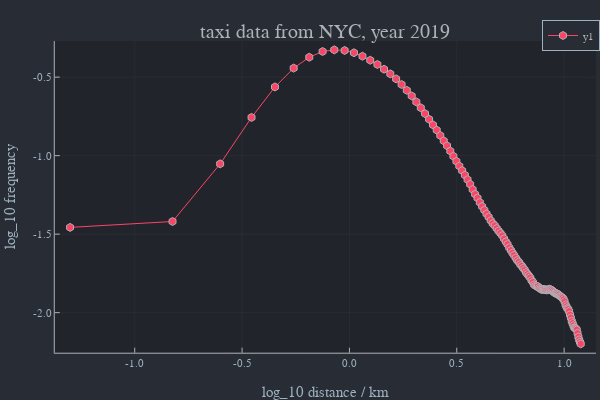

Write notebook code for a chart like this one.
### Markdown cell above
#### log-log histogram

### Code cell
#log-log
logd1=log.(10,his[1])
logd2=log.(10,his[2])
plot(logd1,logd2,marker=:hex,xlab="log_10 distance / km",ylab="log_10 frequency",title="taxi data from NYC, year 2019")

### Figure 1 — Plotly figure (JSON) as saved in the notebook; plotly's stock layout.template omitted (floating-point values rounded to 4 significant figures)
{"data": [{"colorbar": {"title": ""}, "legendgroup": "y1", "line": {"color": "rgba(254, 67, 101, 1.000)", "dash": "solid", "shape": "linear", "width": 1}, "marker": {"color": "rgba(254, 67, 101, 1.000)", "line": {"color": "rgba(173, 178, 183, 1.000)", "width": 1}, "size": 8, "symbol": "hexagon"}, "mode": "lines+markers", "name": "y1", "showlegend": true, "type": "scatter", "x": [-1.301, -0.8239, -0.6021, -0.4559, -0.3468, -0.2596, -0.1871, -0.1249, -0.07058, -0.02228, 0.02119, 0.0607, 0.09691, 0.1303, 0.1614, 0.1903, 0.2175, 0.243, 0.2672, 0.29, 0.3118, 0.3324, 0.3522, 0.3711, 0.3892, 0.4065, 0.4232, 0.4393, 0.4548, 0.4698, 0.4843, 0.4983, 0.5119, 0.525, 0.5378, 0.5502, 0.5623, 0.574, 0.5855, 0.5966, 0.6075, 0.618, 0.6284, 0.6385, 0.6484, 0.658, 0.6675, 0.6767, 0.6857, 0.6946, 0.7033, 0.7118, 0.7202, 0.7284, 0.7364, 0.7443, 0.752, 0.7597, 0.7672, 0.7745, 0.7818, 0.7889, 0.7959, 0.8028, 0.8096, 0.8162, 0.8228, 0.8293, 0.8357, 0.842, 0.8482, 0.8543, 0.8603, 0.8663, 0.8722, 0.8779, 0.8837, 0.8893, 0.8949, 0.9004, 0.9058, 0.9112, 0.9165, 0.9217, 0.9269, 0.932, 0.937, 0.942, 0.9469, 0.9518, 0.9566, 0.9614, 0.9661, 0.9708, 0.9754, 0.98, 0.9845, 0.989, 0.9934, 0.9978, 1.002, 1.006, 1.011, 1.015, 1.019, 1.023, 1.027, 1.031, 1.035, 1.039, 1.043, 1.047, 1.051, 1.055, 1.059, 1.063, 1.066, 1.07, 1.074, 1.077], "xaxis": "x", "y": [-1.457, -1.42, -1.052, -0.7565, -0.5624, -0.4425, -0.373, -0.3367, -0.3262, -0.33, -0.3446, -0.3666, -0.3923, -0.4195, -0.4494, -0.4791, -0.511, -0.5469, -0.5838, -0.6194, -0.6577, -0.6953, -0.7322, -0.7681, -0.804, -0.8373, -0.8717, -0.9055, -0.9372, -0.9705, -1.004, -1.036, -1.066, -1.095, -1.124, -1.153, -1.182, -1.216, -1.246, -1.27, -1.298, -1.324, -1.347, -1.37, -1.391, -1.413, -1.432, -1.445, -1.463, -1.479, -1.494, -1.509, -1.529, -1.548, -1.565, -1.586, -1.603, -1.62, -1.634, -1.651, -1.666, -1.678, -1.692, -1.703, -1.716, -1.727, -1.743, -1.755, -1.766, -1.777, -1.794, -1.805, -1.822, -1.828, -1.832, -1.833, -1.843, -1.848, -1.852, -1.852, -1.852, -1.854, -1.856, -1.854, -1.854, -1.851, -1.853, -1.856, -1.863, -1.869, -1.875, -1.876, -1.878, -1.883, -1.887, -1.894, -1.898, -1.902, -1.907, -1.916, -1.929, -1.949, -1.961, -1.972, -1.978, -1.991, -2.013, -2.033, -2.054, -2.068, -2.082, -2.095, -2.1, -2.103, -2.109, -2.131, -2.155, -2.173, -2.187, -2.199], "yaxis": "y", "zmax": null, "zmin": null}], "layout": {"annotations": [{"font": {"color": "rgba(173, 178, 183, 1.000)", "family": "sans-serif", "size": 20}, "rotation": 0, "showarrow": false, "text": "taxi data from NYC, year 2019", "x": 0.5424, "xanchor": "center", "xref": "paper", "y": 1, "yanchor": "top", "yref": "paper"}], "height": 400, "legend": {"bgcolor": "rgba(40, 44, 52, 1.000)", "bordercolor": "rgba(158, 177, 190, 1.000)", "borderwidth": 1, "font": {"color": "rgba(173, 178, 183, 1.000)", "family": "sans-serif", "size": 11}, "title": {"font": {"color": "rgba(173, 178, 183, 1.000)", "family": "sans-serif", "size": 15}, "text": ""}, "tracegroupgap": 0, "traceorder": "normal", "x": 1, "xanchor": "auto", "y": 1, "yanchor": "auto"}, "margin": {"b": 20, "l": 0, "r": 0, "t": 20}, "paper_bgcolor": "rgba(40, 44, 52, 1.000)", "plot_bgcolor": "rgba(33, 37, 43, 1.000)", "showlegend": true, "width": 600, "xaxis": {"anchor": "y", "domain": [0.09128, 0.9934], "gridcolor": "rgba(173, 178, 183, 0.100)", "gridwidth": 0.5, "linecolor": "rgba(173, 178, 183, 1.000)", "mirror": false, "range": [-1.372, 1.149], "showgrid": true, "showline": true, "showticklabels": true, "tickangle": 0, "tickcolor": "rgb(173, 178, 183)", "tickfont": {"color": "rgba(158, 177, 190, 1.000)", "family": "sans-serif", "size": 11}, "tickmode": "array", "ticks": "inside", "ticktext": ["-1.0", "-0.5", "0.0", "0.5", "1.0"], "tickvals": [-1, -0.5, 0, 0.5, 1], "title": "log_10 distance / km", "titlefont": {"color": "rgba(158, 177, 190, 1.000)", "family": "sans-serif", "size": 15}, "type": "-", "visible": true, "zeroline": false, "zerolinecolor": "rgba(173, 178, 183, 1.000)"}, "yaxis": {"anchor": "x", "domain": [0.07581, 0.9415], "gridcolor": "rgba(173, 178, 183, 0.100)", "gridwidth": 0.5, "linecolor": "rgba(173, 178, 183, 1.000)", "mirror": false, "range": [-2.255, -0.27], "showgrid": true, "showline": true, "showticklabels": true, "tickangle": 0, "tickcolor": "rgb(173, 178, 183)", "tickfont": {"color": "rgba(158, 177, 190, 1.000)", "family": "sans-serif", "size": 11}, "tickmode": "array", "ticks": "inside", "ticktext": ["-2.0", "-1.5", "-1.0", "-0.5"], "tickvals": [-2, -1.5, -1, -0.5], "title": "log_10 frequency", "titlefont": {"color": "rgba(158, 177, 190, 1.000)", "family": "sans-serif", "size": 15}, "type": "-", "visible": true, "zeroline": false, "zerolinecolor": "rgba(173, 178, 183, 1.000)"}}}
